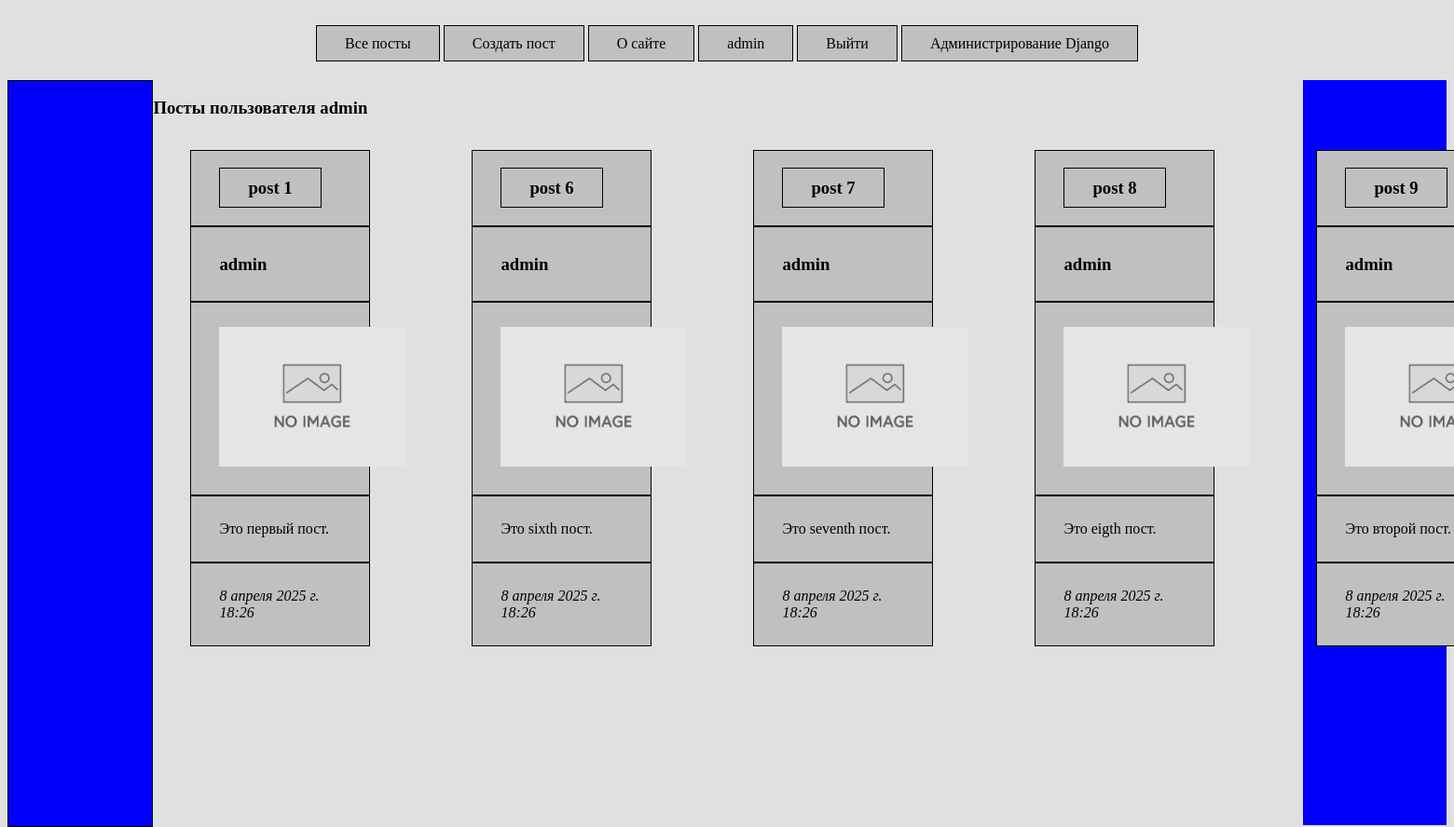
The app's page /post/user/1/, older data.
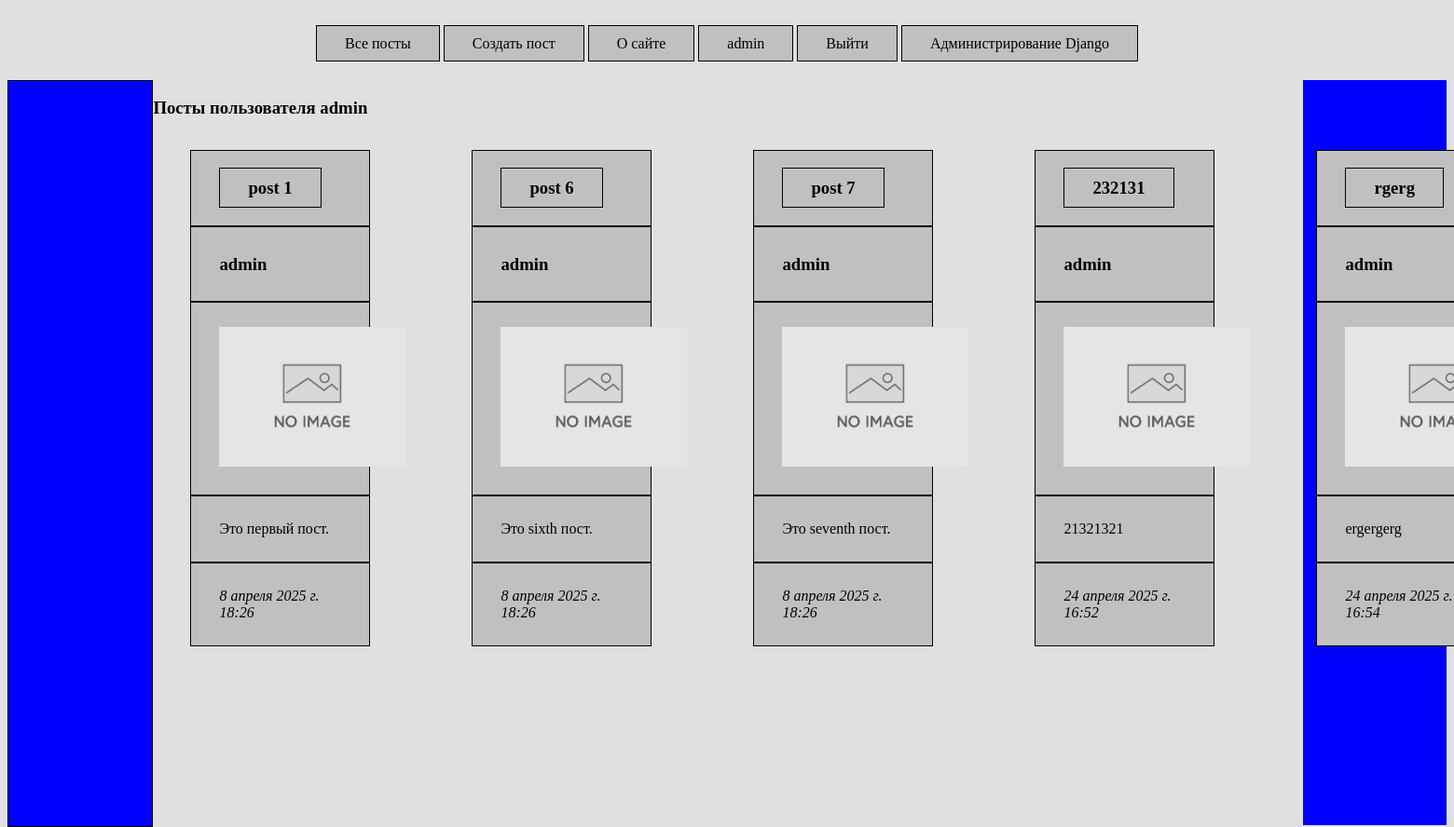
The same page, newer data.
### blog/models.py (models this page shows, shortened)
class Post(models.Model):
    author = models.ForeignKey(User, on_delete=models.CASCADE, verbose_name="Автор", related_name="posts")
    title = models.CharField(max_length=200, verbose_name="Заголовок")
    text = models.TextField(verbose_name="Текст поста")
    created_at = models.DateTimeField(default=timezone.now, verbose_name="Дата создания", editable=False)
    image = models.ImageField(upload_to='posts/', null=True, blank=True, verbose_name="Изображение")
    slug = models.SlugField(max_length=200, unique=True, editable=False, null=True)
    def get_absolute_url(self):
        return reverse('blog:read_post', kwargs={'slug': self.slug})
    class Meta:
        verbose_name = "Пост"
        verbose_name_plural = "Посты"

### blog/views.py (the view)
# urls.py: path('post/user/<int:user_id>/', user_posts, name='user_posts'),
def user_posts(request, user_id):
    user = get_object_or_404(User, pk=user_id)
    posts = Post.objects.filter(author=user).select_related('author')
    context = {'user': user, "posts": posts}
    return render(request, template_name='blog/user_posts.html', context=context)

### blog/templates/blog/user_posts.html
{% extends 'blog/base.html' %}
{% load static %}
{% block content %}
{% if user == request.user %}
    <h3>Мои посты</h3>
{% else %}
    <h3>Посты пользователя {{ user.username }}</h3>
{% endif %}
<div class="post-list">
        {% for post in posts %}
            <ul class="single-posting">
                <li class="post-title"><h3><a class="post-title" href="{{ post.get_absolute_url }}">{{ post.title }}</a></h3></li>
                <li class="post-author"><h3><b>{{ post.author }}</b></h3></li>
                <li class="post-image">
                {% if post.image %}
                    <p><img src="{{ post.image.url }}" width="150px" height="auto"></p>
                {% else %}
                    <p><img src="{% static 'img/no_image.jpeg' %}" width = 200px, height="auto"></p>
                {% endif %}
                </li>
                <li class="post-text"><p>{{ post.text }}</p></li>
                <li class="post-created-at"><p><i>{{ post.created_at }}</i></p></li>
            </ul>
        {% endfor %}
</div>
{% endblock content %}

### blog/templates/blog/base.html (shortened to what this page needs)
<!DOCTYPE html>
{% load static %}
<html lang="en">
<head>
    <link rel="stylesheet" href="{% static 'css/styles.css' %}">
</head>
<body>
<nav class="my-nav">
    <a class="nav-link" aria-current="page" href="{% url 'blog:index' %}">Все посты</a>
    <a class="nav-link" href="{% url 'blog:add_post' %}">Создать пост</a>
    <a class="nav-link" href="{% url 'blog:about' %}">О сайте</a>
    {% if not user.is_authenticated %}
    <a class="nav-link" href="{% url 'users:login' %}">Вход</a>
    <a class="nav-link" href="{% url 'users:register' %}">Регистрация</a>
    {% else %}
    <a class="nav-link" href="{% url 'users:profile' pk=user.pk %}">{{user.username}}</a>
    <a class="nav-link" href="{% url 'users:logout' %}">Выйти</a>
    <a class="nav-link" href="{% url 'admin:index' %}">Администрирование Django</a>
    {% endif %}
</nav>
    <aside class="sidebar-space-2">
    </aside>
{% block content %}
{% endblock content %}
</body>
</html>

### static/css/styles.css (style rules this page uses)
body { font-family: "Times New Roman"; background-color: #E0E0E0; }
.sidebar-space-2 { border: 1px solid black; float: left; height: 100vh; width: 10%; margin: 0px; padding: 0px; text-align: center; background-color: #0000FF; }
.post-list { display: flex; flex-direction: row; justify-content: space-evenly; }
.my-nav { padding: 30px; text-align: center; height: 30%; background-color: #E0E0E0; }
.nav-link { text-decoration: none; color: #000000; border: 1px solid black; padding: 10px 30px 10px 30px; background-color: #C0C0C0; }
.post-author { text-decoration: none; color: #000000; border: 1px solid black; padding: 10px 30px 10px 30px; background-color: #C0C0C0; }
.post-image { text-decoration: none; color: #000000; border: 1px solid black; padding: 10px 30px 10px 30px; background-color: #C0C0C0; }
.post-title { text-decoration: none; color: #000000; border: 1px solid black; padding: 10px 30px 10px 30px; background-color: #C0C0C0; }
.post-text { text-decoration: none; color: #000000; border: 1px solid black; padding: 10px 30px 10px 30px; background-color: #C0C0C0; }
.post-created-at { text-decoration: none; color: #000000; border: 1px solid black; padding: 10px 30px 10px 30px; background-color: #C0C0C0; }
.single-posting { list-style-type: none; width: 30%; }
.single-posting li { width: 50%; }

Row changes from the older to the newer data that the page shows:
removed Post: title "post 8", author "admin", text "Это eigth пост.", created_at "8 апреля 2025 г. 18:26"
removed Post: title "post 9", author "admin", text "Это второй пост.", created_at "8 апреля 2025 г. 18:26"
now on this page (row unchanged): Post: title "232131", author "admin", text "21321321", created_at "24 апреля 2025 г. 16:52"
now on this page (row unchanged): Post: title "rgerg", author "admin", text "ergergerg", created_at "24 апреля 2025 г. 16:54"
